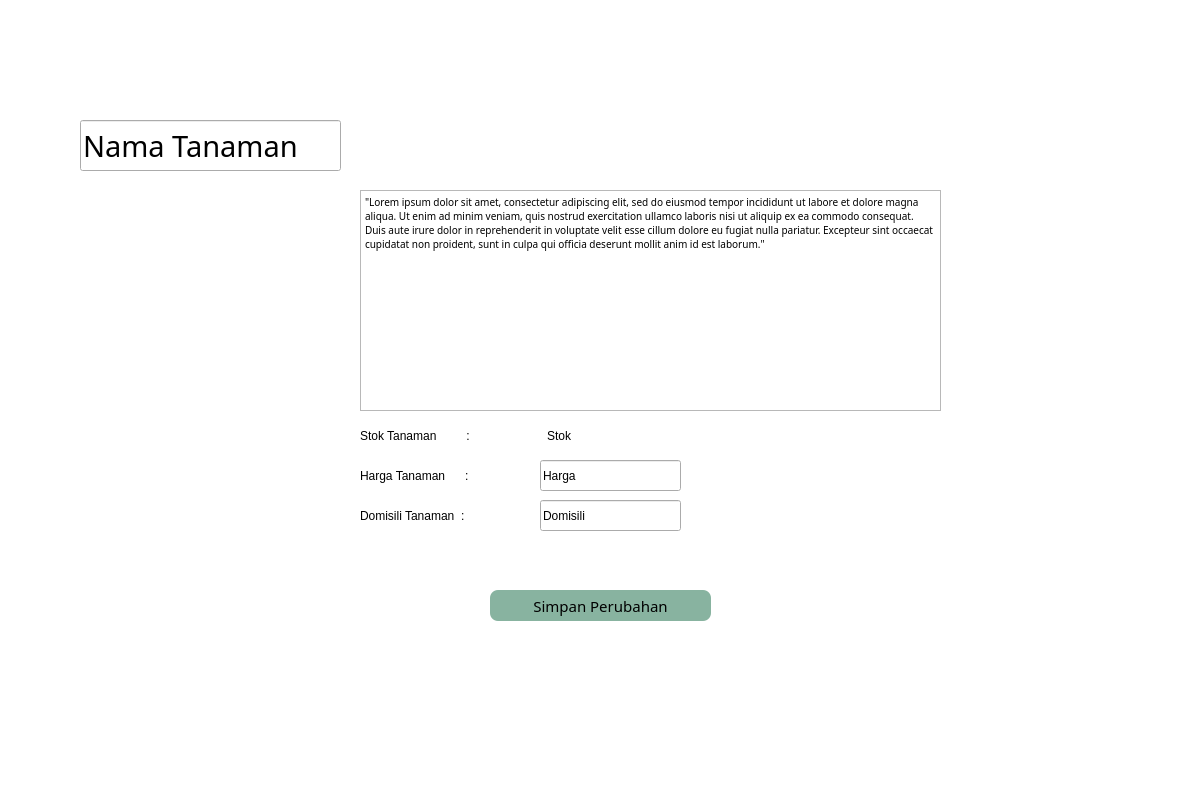
<?xml version="1.0" encoding="UTF-8"?>
<ui version="4.0">
 <class>Dialog</class>
 <widget class="QDialog" name="Dialog">
  <property name="geometry">
   <rect>
    <x>0</x>
    <y>0</y>
    <width>1200</width>
    <height>800</height>
   </rect>
  </property>
  <property name="minimumSize">
   <size>
    <width>1200</width>
    <height>800</height>
   </size>
  </property>
  <property name="maximumSize">
   <size>
    <width>1200</width>
    <height>800</height>
   </size>
  </property>
  <property name="windowTitle">
   <string>Dialog</string>
  </property>
  <widget class="QWidget" name="bgwidget" native="true">
   <property name="enabled">
    <bool>true</bool>
   </property>
   <property name="geometry">
    <rect>
     <x>0</x>
     <y>0</y>
     <width>1200</width>
     <height>800</height>
    </rect>
   </property>
   <property name="minimumSize">
    <size>
     <width>1200</width>
     <height>800</height>
    </size>
   </property>
   <property name="maximumSize">
    <size>
     <width>1200</width>
     <height>800</height>
    </size>
   </property>
   <property name="autoFillBackground">
    <bool>false</bool>
   </property>
   <property name="styleSheet">
    <string notr="true">QWidget#bgwidget{
background-color: white;}</string>
   </property>
   <widget class="QLabel" name="label_2">
    <property name="geometry">
     <rect>
      <x>80</x>
      <y>190</y>
      <width>231</width>
      <height>231</height>
     </rect>
    </property>
    <property name="text">
     <string/>
    </property>
    <property name="pixmap">
     <pixmap>../../img/placeholderPlant.png</pixmap>
    </property>
    <property name="scaledContents">
     <bool>true</bool>
    </property>
   </widget>
   <widget class="QLabel" name="label_36">
    <property name="geometry">
     <rect>
      <x>360</x>
      <y>420</y>
      <width>161</width>
      <height>31</height>
     </rect>
    </property>
    <property name="styleSheet">
     <string notr="true">font: 16pt &quot;Sansita&quot;;</string>
    </property>
    <property name="text">
     <string>Stok Tanaman         :</string>
    </property>
   </widget>
   <widget class="QLabel" name="label_37">
    <property name="geometry">
     <rect>
      <x>360</x>
      <y>460</y>
      <width>161</width>
      <height>31</height>
     </rect>
    </property>
    <property name="styleSheet">
     <string notr="true">font: 16pt &quot;Sansita&quot;;</string>
    </property>
    <property name="text">
     <string>Harga Tanaman      :</string>
    </property>
   </widget>
   <widget class="QLabel" name="stockShow">
    <property name="geometry">
     <rect>
      <x>360</x>
      <y>500</y>
      <width>161</width>
      <height>31</height>
     </rect>
    </property>
    <property name="styleSheet">
     <string notr="true">font: 16pt &quot;Sansita&quot;;</string>
    </property>
    <property name="text">
     <string>Domisili Tanaman  :</string>
    </property>
   </widget>
   <widget class="QLabel" name="label_3">
    <property name="geometry">
     <rect>
      <x>690</x>
      <y>430</y>
      <width>21</width>
      <height>21</height>
     </rect>
    </property>
    <property name="text">
     <string/>
    </property>
    <property name="pixmap">
     <pixmap>../../img/Edit.png</pixmap>
    </property>
    <property name="scaledContents">
     <bool>true</bool>
    </property>
   </widget>
   <widget class="QLabel" name="label_4">
    <property name="geometry">
     <rect>
      <x>690</x>
      <y>470</y>
      <width>21</width>
      <height>21</height>
     </rect>
    </property>
    <property name="text">
     <string/>
    </property>
    <property name="pixmap">
     <pixmap>../../img/Edit.png</pixmap>
    </property>
    <property name="scaledContents">
     <bool>true</bool>
    </property>
   </widget>
   <widget class="QPushButton" name="registerButton">
    <property name="geometry">
     <rect>
      <x>490</x>
      <y>590</y>
      <width>221</width>
      <height>31</height>
     </rect>
    </property>
    <property name="font">
     <font>
      <family>Sansita</family>
      <pointsize>11</pointsize>
     </font>
    </property>
    <property name="styleSheet">
     <string notr="true">QPushButton {
	
    border: 0px solid #555;
    border-radius: 8px;
    border-style: outset;
    background-color : rgb(136, 179, 160);
    padding: 5px;
    }

QPushButton:hover {
	color : white;
     background-color : rgb(85, 170, 127);
    }

QPushButton:pressed {
    border-style: inset;
    background: qradialgradient(
        cx: 0.4, cy: -0.1, fx: 0.4, fy: -0.1,
        radius: 1.35, stop: 0 #fff, stop: 1 #ddd
        );
    }</string>
    </property>
    <property name="text">
     <string>Simpan Perubahan</string>
    </property>
    <property name="checkable">
     <bool>false</bool>
    </property>
   </widget>
   <widget class="QLabel" name="label">
    <property name="geometry">
     <rect>
      <x>690</x>
      <y>510</y>
      <width>21</width>
      <height>21</height>
     </rect>
    </property>
    <property name="text">
     <string/>
    </property>
    <property name="pixmap">
     <pixmap>../../img/Edit.png</pixmap>
    </property>
    <property name="scaledContents">
     <bool>true</bool>
    </property>
   </widget>
   <widget class="QLabel" name="label_5">
    <property name="geometry">
     <rect>
      <x>960</x>
      <y>350</y>
      <width>21</width>
      <height>21</height>
     </rect>
    </property>
    <property name="text">
     <string/>
    </property>
    <property name="pixmap">
     <pixmap>../../img/Edit.png</pixmap>
    </property>
    <property name="scaledContents">
     <bool>true</bool>
    </property>
   </widget>
   <widget class="QLabel" name="label_6">
    <property name="geometry">
     <rect>
      <x>210</x>
      <y>430</y>
      <width>21</width>
      <height>21</height>
     </rect>
    </property>
    <property name="text">
     <string/>
    </property>
    <property name="pixmap">
     <pixmap>../../img/Edit.png</pixmap>
    </property>
    <property name="scaledContents">
     <bool>true</bool>
    </property>
   </widget>
   <widget class="QLabel" name="label_7">
    <property name="geometry">
     <rect>
      <x>40</x>
      <y>140</y>
      <width>21</width>
      <height>21</height>
     </rect>
    </property>
    <property name="text">
     <string/>
    </property>
    <property name="pixmap">
     <pixmap>../../img/Edit.png</pixmap>
    </property>
    <property name="scaledContents">
     <bool>true</bool>
    </property>
   </widget>
   <widget class="QPushButton" name="pushButton">
    <property name="geometry">
     <rect>
      <x>160</x>
      <y>420</y>
      <width>51</width>
      <height>41</height>
     </rect>
    </property>
    <property name="text">
     <string/>
    </property>
    <property name="icon">
     <iconset>
      <normaloff>../../img/upload.png</normaloff>../../img/upload.png</iconset>
    </property>
    <property name="iconSize">
     <size>
      <width>40</width>
      <height>40</height>
     </size>
    </property>
    <property name="flat">
     <bool>true</bool>
    </property>
   </widget>
   <widget class="QLineEdit" name="lineEdit">
    <property name="geometry">
     <rect>
      <x>80</x>
      <y>120</y>
      <width>261</width>
      <height>51</height>
     </rect>
    </property>
    <property name="font">
     <font>
      <family>Sansita</family>
      <pointsize>22</pointsize>
      <strikeout>false</strikeout>
      <kerning>true</kerning>
     </font>
    </property>
    <property name="text">
     <string>Nama Tanaman</string>
    </property>
   </widget>
   <widget class="QTextEdit" name="textEdit">
    <property name="geometry">
     <rect>
      <x>360</x>
      <y>190</y>
      <width>581</width>
      <height>221</height>
     </rect>
    </property>
    <property name="font">
     <font>
      <family>Sansita</family>
      <pointsize>16</pointsize>
     </font>
    </property>
    <property name="html">
     <string>&lt;!DOCTYPE HTML PUBLIC &quot;-//W3C//DTD HTML 4.0//EN&quot; &quot;http://www.w3.org/TR/REC-html40/strict.dtd&quot;&gt;
&lt;html&gt;&lt;head&gt;&lt;meta name=&quot;qrichtext&quot; content=&quot;1&quot; /&gt;&lt;style type=&quot;text/css&quot;&gt;
p, li { white-space: pre-wrap; }
&lt;/style&gt;&lt;/head&gt;&lt;body style=&quot; font-family:'Sansita'; font-size:16pt; font-weight:400; font-style:normal;&quot;&gt;
&lt;p style=&quot; margin-top:0px; margin-bottom:0px; margin-left:0px; margin-right:0px; -qt-block-indent:0; text-indent:0px;&quot;&gt;&lt;span style=&quot; font-family:'MS Shell Dlg 2'; font-size:7.8pt;&quot;&gt;&amp;quot;Lorem ipsum dolor sit amet, consectetur adipiscing elit, sed do eiusmod tempor incididunt ut labore et dolore magna aliqua. Ut enim ad minim veniam, quis nostrud exercitation ullamco laboris nisi ut aliquip ex ea commodo consequat. Duis aute irure dolor in reprehenderit in voluptate velit esse cillum dolore eu fugiat nulla pariatur. Excepteur sint occaecat cupidatat non proident, sunt in culpa qui officia deserunt mollit anim id est laborum.&amp;quot;&lt;/span&gt;&lt;/p&gt;&lt;/body&gt;&lt;/html&gt;</string>
    </property>
   </widget>
   <widget class="QLineEdit" name="usernamebox_2">
    <property name="geometry">
     <rect>
      <x>540</x>
      <y>420</y>
      <width>141</width>
      <height>31</height>
     </rect>
    </property>
    <property name="styleSheet">
     <string notr="true">QLineEdit#usernamebox_2{
	background-color: white;
    border: 0px solid #555;
    border-radius: 10px;
    border-style: outset;
    padding: 5px;
	font: 12pt &quot;Sansita&quot;;
}</string>
    </property>
    <property name="text">
     <string>Stok</string>
    </property>
   </widget>
   <widget class="QLineEdit" name="usernamebox_3">
    <property name="geometry">
     <rect>
      <x>540</x>
      <y>460</y>
      <width>141</width>
      <height>31</height>
     </rect>
    </property>
    <property name="styleSheet">
     <string notr="true">QLineEdit#usernamebox_2{
	background-color: white;
    border: 0px solid #555;
    border-radius: 10px;
    border-style: outset;
    padding: 5px;
	font: 12pt &quot;Sansita&quot;;
}</string>
    </property>
    <property name="text">
     <string>Harga</string>
    </property>
   </widget>
   <widget class="QLineEdit" name="usernamebox_4">
    <property name="geometry">
     <rect>
      <x>540</x>
      <y>500</y>
      <width>141</width>
      <height>31</height>
     </rect>
    </property>
    <property name="styleSheet">
     <string notr="true">QLineEdit#usernamebox_2{
	background-color: white;
    border: 0px solid #555;
    border-radius: 10px;
    border-style: outset;
    padding: 5px;
	font: 12pt &quot;Sansita&quot;;
}</string>
    </property>
    <property name="text">
     <string>Domisili</string>
    </property>
   </widget>
   <zorder>usernamebox_4</zorder>
   <zorder>usernamebox_3</zorder>
   <zorder>navbar</zorder>
   <zorder>label_2</zorder>
   <zorder>label_36</zorder>
   <zorder>label_37</zorder>
   <zorder>stockShow</zorder>
   <zorder>label_3</zorder>
   <zorder>label_4</zorder>
   <zorder>registerButton</zorder>
   <zorder>label</zorder>
   <zorder>label_5</zorder>
   <zorder>label_6</zorder>
   <zorder>label_7</zorder>
   <zorder>pushButton</zorder>
   <zorder>lineEdit</zorder>
   <zorder>textEdit</zorder>
   <zorder>usernamebox_2</zorder>
  </widget>
 </widget>
 <resources/>
 <connections/>
</ui>
